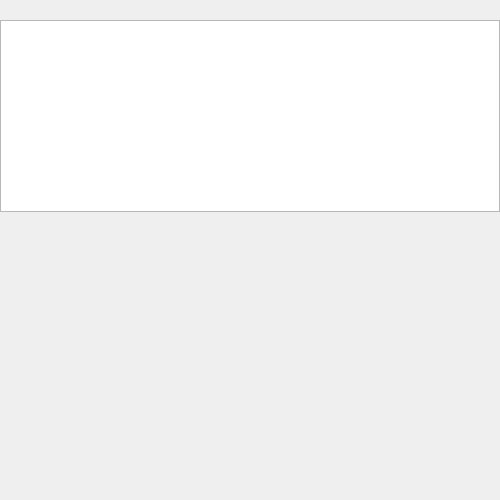
<?xml version="1.0" encoding="UTF-8"?>
<ui version="4.0">
 <class>DisplayTable</class>
 <widget class="QDialog" name="DisplayTable">
  <property name="geometry">
   <rect>
    <x>0</x>
    <y>0</y>
    <width>500</width>
    <height>500</height>
   </rect>
  </property>
  <property name="windowTitle">
   <string>Dialog</string>
  </property>
  <widget class="QTableWidget" name="tableWidget">
   <property name="geometry">
    <rect>
     <x>0</x>
     <y>20</y>
     <width>500</width>
     <height>192</height>
    </rect>
   </property>
  </widget>
 </widget>
 <resources/>
 <connections/>
</ui>
